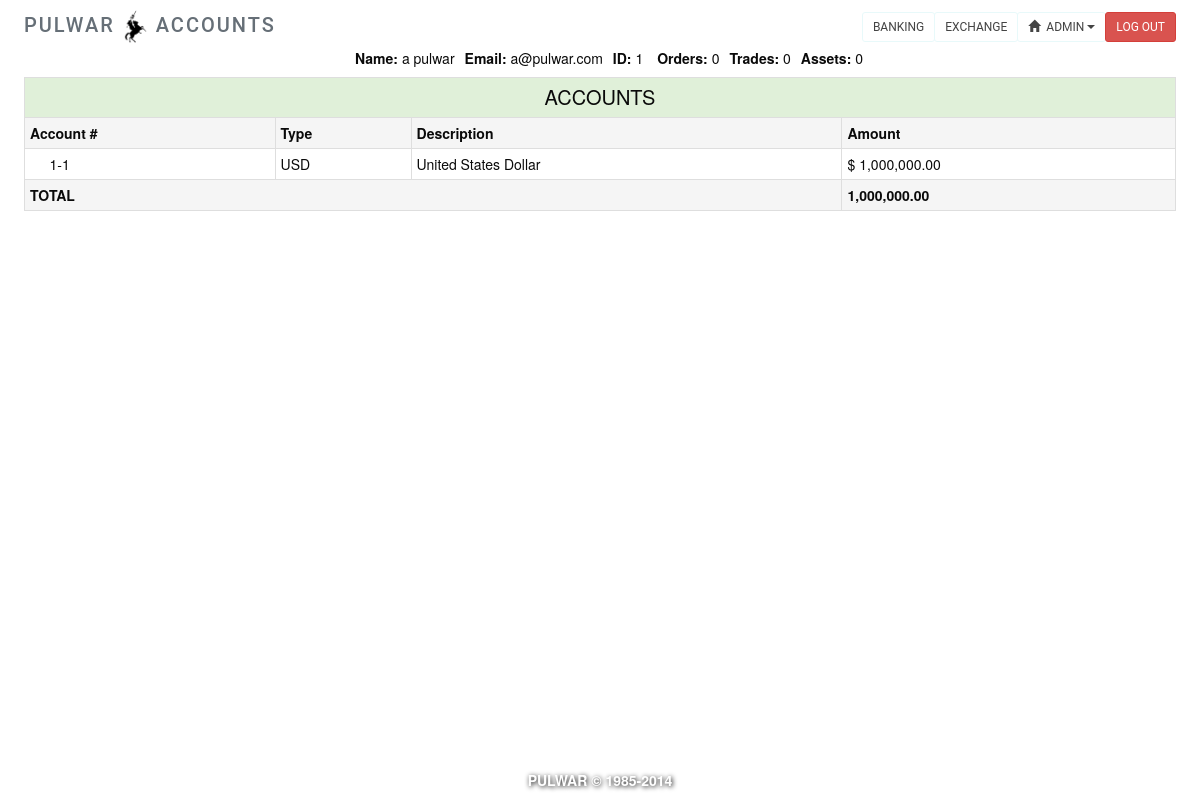
The app's page /accounts.php (signed in) with its own data.
### tables this page shows
CREATE TABLE IF NOT EXISTS `users` (
  `id` int(9) NOT NULL AUTO_INCREMENT COMMENT 'user id',
  `email` varchar(63) NOT NULL,
  `fname` varchar(63) NOT NULL,
  `lname` varchar(63) NOT NULL,
  `address` varchar(63) NOT NULL,
  `city` varchar(63) NOT NULL,
  `region` varchar(63) NOT NULL,
  `zip` int(20) NOT NULL,
  `phone` int(20) NOT NULL,
  `question` varchar(63) NOT NULL,
  `answer` varchar(63) NOT NULL,
  `password` char(128) NOT NULL,
  `registered` timestamp NOT NULL DEFAULT CURRENT_TIMESTAMP,
  `last_login` timestamp NULL DEFAULT NULL,
  `ip` varchar(15) NOT NULL,
  `fails` int(1) NOT NULL DEFAULT '0' COMMENT 'failed login attempts',
  `active` int(1) NOT NULL DEFAULT '0' COMMENT '0 inactive or 1 active',
  PRIMARY KEY (`id`)
);

CREATE TABLE IF NOT EXISTS `accounts` (
  `id` int(11) NOT NULL,
  `units` decimal(65,30) NOT NULL DEFAULT '0.000000000000000000000000000000',
  `loan` decimal(65,30) NOT NULL DEFAULT '0.000000000000000000000000000000',
  `rate` decimal(65,30) NOT NULL DEFAULT '0.000000000000000000000000000000',
  `approved` int(1) NOT NULL DEFAULT '0',
  PRIMARY KEY (`id`)
);

### public_html/accounts.php (called while the page is built, shortened)
<?php
$id = $_SESSION["id"];
    $notifications = query("SELECT * FROM notification WHERE (id =? AND status='1')", $id);
    $purchaseprice = query("SELECT SUM(price) AS purchaseprice FROM portfolio WHERE id = ?", $_SESSION["id"]);
    $bidLocked =	query("SELECT SUM(total) AS total FROM orderbook WHERE (id=? AND side='b')", $id);
    $bidLocked = $bidLocked[0]["total"];
    render("accounts_form.php", ["title" => "Accounts", "purchaseprice" => $purchaseprice, "bidLocked" => $bidLocked, "notifications" => $notifications]);
?>

### includes/constants.php (called while the page is built, shortened)
<?php
$unittype = "USD";
$unitdescription = "United States Dollar ";
$unitsymbol = "$";
?>

### templates/accounts_form.php (the view, shortened to what this page needs)
<?php
$count = query("SELECT COUNT(uid) AS total FROM orderbook WHERE id=?", $id);
$orders = $count[0]["total"];
$count = query("SELECT COUNT(uid) AS total FROM trades WHERE (buyer=? OR seller=?)", $id, $id);
$trades = $count[0]["total"];
$count = query("SELECT COUNT(symbol) AS total FROM portfolio WHERE id=?", $id);
$assets = $count[0]["total"];
?>
<div class="container">
<table>
    <tr>
        <td><strong>Name: </strong><?php echo(htmlspecialchars($fname . " " . $lname)); ?></td>
        <td><strong>Email: </strong><?php echo(htmlspecialchars($email)); ?></td>
        <td><strong>ID: </strong><?php echo(number_format($id, 0, '.', '')); ?></td>
    </tr>
</table>
    <table>
        <tr>
            <td><strong>Orders: </strong><?php echo(number_format($orders, 0, '.', '')); ?></td>
            <td><strong>Trades: </strong><?php echo(number_format($trades, 0, '.', '')); ?></td>
            <td><strong>Assets: </strong><?php echo(number_format($assets, 0, '.', '')); ?></td>
        </tr>
    </table>
    </div>
<table class="table table-condensed  table-bordered" >
        <tr  class="success">
            <td colspan="8" style="font-size:20px; text-align: center;">ACCOUNTS</td>
        </tr>
        <tr   class="active">
            <th colspan="2">Account #</th>
            <th>Type</th>
            <th colspan="4">Description</th>
            <th>Amount</th>
        </tr>
        <?php
        $i=0;
        if($units >= 0)
        {       ?>
            <tr>
                <td colspan="2">&nbsp;&nbsp;&nbsp;&nbsp;&nbsp;<?php echo($id); $i++; echo("-" . $i); ?></td>
                <td><?php echo(strtoupper($unittype))  ?></td></td>
                <td colspan="4"><?php echo($unitdescription); ?></td>
                <td style="text-align:left"><?php echo($unitsymbol)  ?>
                    <?php echo(number_format($units,2,".",",")) ?></td>
            </tr>
        <?php
        }
            ?>
            <tr  class="active">
                <td colspan="7"><strong>TOTAL</strong></td>
                <td>
                    <strong>
                        <?php
                        $accountsTotal = ($units+$loan+$bidLocked);
                        echo(number_format($accountsTotal, 2, ".", ","))
                        ?>
                    </strong>
                </td>
            </tr>
    </table>

### templates/header.php (style rules this page uses)
.table { margin-bottom:0; }

### templates/accounts_form.php (style rules this page uses)
.container table { display:inline-block; text-align:center; border-collapse:collapse; }
.container td { padding:5px; color:black; text-shadow: 0px 0px 5px #fff; background-color:transparent; }

### records on screen
users: fname+lname "a pulwar", email "a@pulwar.com", id "1"
accounts: units "1,000,000.00", accountsTotal "1,000,000.00"

### other values on screen
$sitename "PULWAR"
$title "ACCOUNTS"
$orders "0"
$trades "0"
$assets "0"
$i "1"
$unittype "USD"
$unitdescription "United States Dollar"
$unitsymbol "$"
